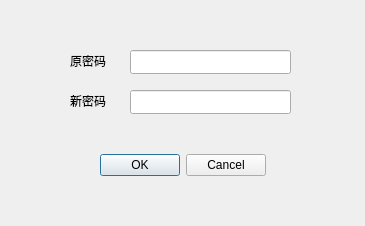
<?xml version="1.0" encoding="UTF-8"?>
<ui version="4.0">
 <class>modifypsw</class>
 <widget class="QDialog" name="modifypsw">
  <property name="geometry">
   <rect>
    <x>0</x>
    <y>0</y>
    <width>365</width>
    <height>226</height>
   </rect>
  </property>
  <property name="maximumSize">
   <size>
    <width>365</width>
    <height>226</height>
   </size>
  </property>
  <property name="windowTitle">
   <string>Dialog</string>
  </property>
  <property name="styleSheet">
   <string notr="true"/>
  </property>
  <widget class="QDialogButtonBox" name="buttonBox">
   <property name="geometry">
    <rect>
     <x>95</x>
     <y>150</y>
     <width>171</width>
     <height>31</height>
    </rect>
   </property>
   <property name="maximumSize">
    <size>
     <width>171</width>
     <height>31</height>
    </size>
   </property>
   <property name="cursor">
    <cursorShape>PointingHandCursor</cursorShape>
   </property>
   <property name="orientation">
    <enum>Qt::Horizontal</enum>
   </property>
   <property name="standardButtons">
    <set>QDialogButtonBox::Cancel|QDialogButtonBox::Ok</set>
   </property>
  </widget>
  <widget class="QLabel" name="label">
   <property name="geometry">
    <rect>
     <x>70</x>
     <y>50</y>
     <width>41</width>
     <height>21</height>
    </rect>
   </property>
   <property name="text">
    <string>原密码</string>
   </property>
  </widget>
  <widget class="QLabel" name="label_2">
   <property name="geometry">
    <rect>
     <x>70</x>
     <y>90</y>
     <width>41</width>
     <height>21</height>
    </rect>
   </property>
   <property name="text">
    <string>新密码</string>
   </property>
  </widget>
  <widget class="QLineEdit" name="lineEdit_2">
   <property name="geometry">
    <rect>
     <x>130</x>
     <y>90</y>
     <width>161</width>
     <height>24</height>
    </rect>
   </property>
  </widget>
  <widget class="QLineEdit" name="lineEdit">
   <property name="geometry">
    <rect>
     <x>130</x>
     <y>50</y>
     <width>161</width>
     <height>24</height>
    </rect>
   </property>
  </widget>
 </widget>
 <resources/>
 <connections>
  <connection>
   <sender>buttonBox</sender>
   <signal>accepted()</signal>
   <receiver>modifypsw</receiver>
   <slot>accept()</slot>
   <hints>
    <hint type="sourcelabel">
     <x>248</x>
     <y>201</y>
    </hint>
    <hint type="destinationlabel">
     <x>157</x>
     <y>274</y>
    </hint>
   </hints>
  </connection>
  <connection>
   <sender>buttonBox</sender>
   <signal>rejected()</signal>
   <receiver>modifypsw</receiver>
   <slot>reject()</slot>
   <hints>
    <hint type="sourcelabel">
     <x>316</x>
     <y>201</y>
    </hint>
    <hint type="destinationlabel">
     <x>286</x>
     <y>274</y>
    </hint>
   </hints>
  </connection>
 </connections>
</ui>
